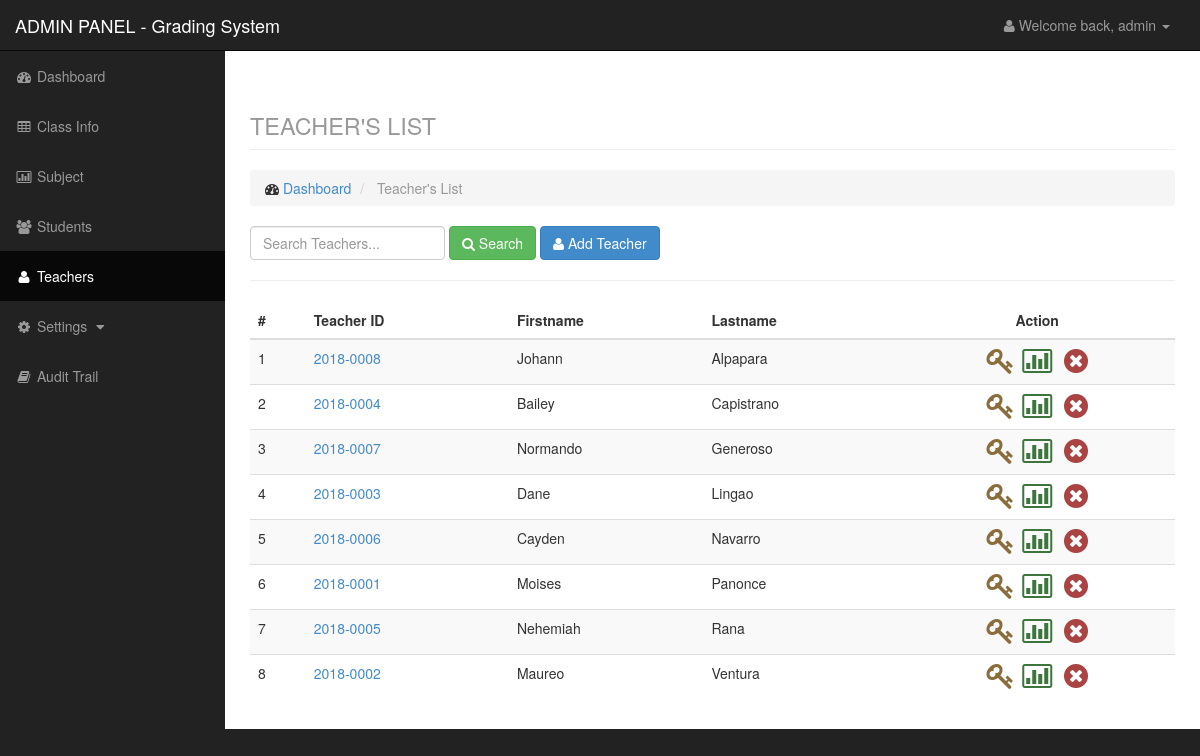
Screenshot of /admin/teacherlist.php (signed in) with the database file from the repository.
### tables this page shows
CREATE TABLE IF NOT EXISTS `teacher` (
  `id` int(11) NOT NULL AUTO_INCREMENT,
  `teachid` varchar(50) NOT NULL,
  `fname` varchar(100) NOT NULL,
  `lname` varchar(100) NOT NULL,
  PRIMARY KEY (`id`)
);

### admin/data/teacher_model.php (called while the page is built, shortened)
<?php
    $teacher = new Datateacher();
    class Datateacher {
        function getteacher($search){
            $q = "select * from teacher where teachid like '%$search%' or fname like '%$search%' or lname like '%$search%' order by lname,fname,teachid";
            $r = mysql_query($q);
            return $r;
        }
    }
?>

### admin/teacherlist.php (the view, shortened to what this page needs)
<?php
    include('include/header.php');
    include('include/sidebar.php');
    include('data/teacher_model.php');
    $search = isset($_POST['search']) ? $_POST['search']: null;
    $teacher = $teacher->getteacher($search);
?>
<div id="page-wrapper">
    <div class="container-fluid">
        <div class="row">
            <div class="col-lg-12">
                <h1 class="page-header">
                    <small>TEACHER'S LIST</small>
                </h1>
                <ol class="breadcrumb">
                    <li>
                        <i class="fa fa-dashboard"></i> <a href="index.php">Dashboard</a>
                    </li>
                    <li class="active">
                        Teacher's List
                    </li>
                </ol>
            </div>
        </div>
        <div class="row">
            <div class="col-lg-12">
                <div class="form-inline form-padding">
                    <form action="teacherlist.php" method="post">
                        <input type="text" class="form-control" name="search" placeholder="Search Teachers...">
                        <button type="submit" name="submitsearch" class="btn btn-success"><i class="fa fa-search"></i> Search</button>
                        <button type="button" class="btn btn-primary" data-toggle="modal" data-target="#addteacher"><i class="fa fa-user"></i> Add Teacher</button>
                    </form>
                </div>
            </div>
        </div>
        <hr />
        <div class="row">
            <div class="col-lg-12">
            </div>
        </div>
        <div class="row">
            <div class="col-lg-12">
                <div class="table-responsive">
                    <table class="table table-striped">
                        <thead>
                            <tr>
                                <th>#</th>
                                <th>Teacher ID</th>
                                <th>Firstname</th>
                                <th>Lastname</th>
                                <th class="text-center">Action</th>
                            </tr>
                        </thead>
                        <tbody>
                            <?php $c = 1; ?>
                            <?php while($row = mysql_fetch_array($teacher)): ?>
                                <tr>
                                    <td><?php echo $c;?></td>
                                    <td><a href="edit.php?type=teacher&id=<?php echo $row['id']?>"><?php echo $row['teachid'];?></a></td>
                                    <td><?php echo $row['fname'];?></td>
                                    <td><?php echo $row['lname'];?></td>
                                    <td class="text-center">
                                        <a href="data/settings_model.php?q=addaccount&level=teacher&id=<?php echo $row['id']?>" class="confirmacc"><i class="fa fa-key fa-2x text-warning"></i></a>&nbsp;
                                        <a href="teacherload.php?id=<?php echo $row['id'];?>" title="Update Subject"><i class="fa fa-bar-chart-o fa-2x text-success"></i></a> &nbsp;
                                        <a href="data/data_model.php?q=delete&table=teacher&id=<?php echo $row['id']?>" title="Remove"><i class="fa fa-times-circle fa-2x text-danger confirmation"></i></a></td>
                                </tr>
                            <?php $c++; ?>
                            <?php endwhile; ?>
                        </tbody>
                    </table>
                </div>
            </div>
        </div>
    </div>
</div>
<?php include('include/footer.php'); ?>

### css/sb-admin.css (style rules this page uses)
body { margin-top: 100px; background-color: #222; }
@media (min-width:768px) { body { margin-top: 50px; } }
#page-wrapper { width: 100%; padding: 0; background-color: #fff; }
@media (min-width:768px) { #page-wrapper { padding: 10px; } }

### rows the page displays
teacher: teachid "2018-0008", fname "Johann", lname "Alpapara"
teacher: teachid "2018-0004", fname "Bailey", lname "Capistrano"
teacher: teachid "2018-0007", fname "Normando", lname "Generoso"
teacher: teachid "2018-0003", fname "Dane", lname "Lingao"
teacher: teachid "2018-0006", fname "Cayden", lname "Navarro"
teacher: teachid "2018-0001", fname "Moises", lname "Panonce"
teacher: teachid "2018-0005", fname "Nehemiah", lname "Rana"
teacher: teachid "2018-0002", fname "Maureo", lname "Ventura"

### other values shown
$_SESSION['level'] "admin"
